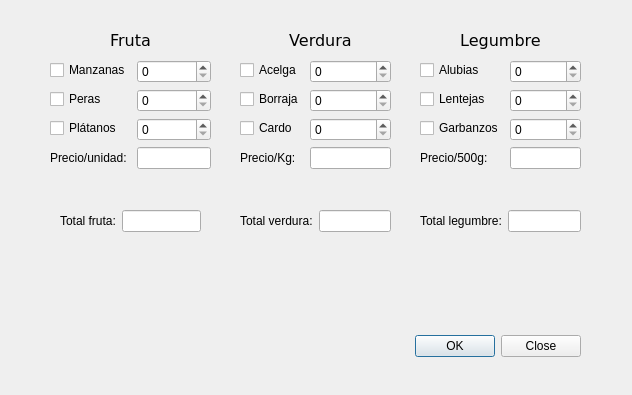
<?xml version="1.0" encoding="UTF-8"?>
<ui version="4.0">
 <class>Dialog</class>
 <widget class="QDialog" name="Dialog">
  <property name="geometry">
   <rect>
    <x>0</x>
    <y>0</y>
    <width>632</width>
    <height>395</height>
   </rect>
  </property>
  <property name="windowTitle">
   <string>Dialog</string>
  </property>
  <widget class="QDialogButtonBox" name="buttonBox">
   <property name="geometry">
    <rect>
     <x>240</x>
     <y>330</y>
     <width>341</width>
     <height>32</height>
    </rect>
   </property>
   <property name="orientation">
    <enum>Qt::Horizontal</enum>
   </property>
   <property name="standardButtons">
    <set>QDialogButtonBox::Close|QDialogButtonBox::Ok</set>
   </property>
  </widget>
  <widget class="QWidget" name="formLayoutWidget">
   <property name="geometry">
    <rect>
     <x>50</x>
     <y>60</y>
     <width>161</width>
     <height>111</height>
    </rect>
   </property>
   <layout class="QFormLayout" name="formLayout">
    <property name="fieldGrowthPolicy">
     <enum>QFormLayout::AllNonFixedFieldsGrow</enum>
    </property>
    <item row="0" column="0">
     <widget class="QCheckBox" name="op_ma">
      <property name="text">
       <string>Manzanas</string>
      </property>
     </widget>
    </item>
    <item row="0" column="1">
     <widget class="QSpinBox" name="cant_ma">
      <property name="wrapping">
       <bool>false</bool>
      </property>
      <property name="keyboardTracking">
       <bool>true</bool>
      </property>
     </widget>
    </item>
    <item row="1" column="0">
     <widget class="QCheckBox" name="op_pe">
      <property name="text">
       <string>Peras</string>
      </property>
     </widget>
    </item>
    <item row="1" column="1">
     <widget class="QSpinBox" name="cant_pe"/>
    </item>
    <item row="2" column="0">
     <widget class="QCheckBox" name="op_pl">
      <property name="text">
       <string>Plátanos</string>
      </property>
     </widget>
    </item>
    <item row="2" column="1">
     <widget class="QSpinBox" name="cant_pl"/>
    </item>
    <item row="3" column="1">
     <widget class="QLineEdit" name="precio_fruta">
      <property name="readOnly">
       <bool>true</bool>
      </property>
     </widget>
    </item>
    <item row="3" column="0">
     <widget class="QLabel" name="label_4">
      <property name="text">
       <string>Precio/unidad:</string>
      </property>
     </widget>
    </item>
   </layout>
  </widget>
  <widget class="QWidget" name="formLayoutWidget_2">
   <property name="geometry">
    <rect>
     <x>240</x>
     <y>60</y>
     <width>151</width>
     <height>111</height>
    </rect>
   </property>
   <layout class="QFormLayout" name="formLayout_2">
    <property name="fieldGrowthPolicy">
     <enum>QFormLayout::AllNonFixedFieldsGrow</enum>
    </property>
    <item row="0" column="0">
     <widget class="QCheckBox" name="op_ac">
      <property name="text">
       <string>Acelga</string>
      </property>
     </widget>
    </item>
    <item row="0" column="1">
     <widget class="QSpinBox" name="cant_ac"/>
    </item>
    <item row="1" column="0">
     <widget class="QCheckBox" name="op_bo">
      <property name="text">
       <string>Borraja</string>
      </property>
     </widget>
    </item>
    <item row="1" column="1">
     <widget class="QSpinBox" name="cant_bo"/>
    </item>
    <item row="2" column="0">
     <widget class="QCheckBox" name="op_ca">
      <property name="text">
       <string>Cardo</string>
      </property>
     </widget>
    </item>
    <item row="2" column="1">
     <widget class="QSpinBox" name="cant_ca"/>
    </item>
    <item row="3" column="0">
     <widget class="QLabel" name="label_5">
      <property name="text">
       <string>Precio/Kg:</string>
      </property>
     </widget>
    </item>
    <item row="3" column="1">
     <widget class="QLineEdit" name="precio_verdura">
      <property name="readOnly">
       <bool>true</bool>
      </property>
     </widget>
    </item>
   </layout>
  </widget>
  <widget class="QWidget" name="formLayoutWidget_3">
   <property name="geometry">
    <rect>
     <x>420</x>
     <y>60</y>
     <width>161</width>
     <height>111</height>
    </rect>
   </property>
   <layout class="QFormLayout" name="formLayout_3">
    <property name="fieldGrowthPolicy">
     <enum>QFormLayout::AllNonFixedFieldsGrow</enum>
    </property>
    <item row="0" column="0">
     <widget class="QCheckBox" name="op_al">
      <property name="text">
       <string>Alubias</string>
      </property>
     </widget>
    </item>
    <item row="0" column="1">
     <widget class="QSpinBox" name="cant_al"/>
    </item>
    <item row="1" column="0">
     <widget class="QCheckBox" name="op_le">
      <property name="text">
       <string>Lentejas</string>
      </property>
     </widget>
    </item>
    <item row="1" column="1">
     <widget class="QSpinBox" name="cant_le"/>
    </item>
    <item row="2" column="0">
     <widget class="QCheckBox" name="op_ga">
      <property name="text">
       <string>Garbanzos</string>
      </property>
     </widget>
    </item>
    <item row="2" column="1">
     <widget class="QSpinBox" name="cant_ga"/>
    </item>
    <item row="3" column="0">
     <widget class="QLabel" name="label_6">
      <property name="text">
       <string>Precio/500g:</string>
      </property>
     </widget>
    </item>
    <item row="3" column="1">
     <widget class="QLineEdit" name="precio_legumbre">
      <property name="readOnly">
       <bool>true</bool>
      </property>
     </widget>
    </item>
   </layout>
  </widget>
  <widget class="QLabel" name="label">
   <property name="geometry">
    <rect>
     <x>50</x>
     <y>20</y>
     <width>161</width>
     <height>41</height>
    </rect>
   </property>
   <property name="font">
    <font>
     <family>Verdana</family>
     <pointsize>12</pointsize>
    </font>
   </property>
   <property name="text">
    <string>Fruta</string>
   </property>
   <property name="alignment">
    <set>Qt::AlignCenter</set>
   </property>
  </widget>
  <widget class="QLabel" name="label_2">
   <property name="geometry">
    <rect>
     <x>240</x>
     <y>20</y>
     <width>161</width>
     <height>41</height>
    </rect>
   </property>
   <property name="font">
    <font>
     <family>Verdana</family>
     <pointsize>12</pointsize>
    </font>
   </property>
   <property name="text">
    <string>Verdura</string>
   </property>
   <property name="alignment">
    <set>Qt::AlignCenter</set>
   </property>
  </widget>
  <widget class="QLabel" name="label_3">
   <property name="geometry">
    <rect>
     <x>420</x>
     <y>20</y>
     <width>161</width>
     <height>41</height>
    </rect>
   </property>
   <property name="font">
    <font>
     <family>Verdana</family>
     <pointsize>12</pointsize>
    </font>
   </property>
   <property name="text">
    <string>Legumbre</string>
   </property>
   <property name="alignment">
    <set>Qt::AlignCenter</set>
   </property>
  </widget>
  <widget class="QLabel" name="salida">
   <property name="geometry">
    <rect>
     <x>50</x>
     <y>270</y>
     <width>531</width>
     <height>31</height>
    </rect>
   </property>
   <property name="text">
    <string/>
   </property>
   <property name="alignment">
    <set>Qt::AlignCenter</set>
   </property>
  </widget>
  <widget class="QWidget" name="formLayoutWidget_4">
   <property name="geometry">
    <rect>
     <x>60</x>
     <y>210</y>
     <width>141</width>
     <height>41</height>
    </rect>
   </property>
   <layout class="QFormLayout" name="formLayout_5">
    <item row="0" column="0">
     <widget class="QLabel" name="label_8">
      <property name="text">
       <string>Total fruta:</string>
      </property>
     </widget>
    </item>
    <item row="0" column="1">
     <widget class="QLineEdit" name="total_fruta"/>
    </item>
   </layout>
  </widget>
  <widget class="QWidget" name="formLayoutWidget_5">
   <property name="geometry">
    <rect>
     <x>240</x>
     <y>210</y>
     <width>151</width>
     <height>41</height>
    </rect>
   </property>
   <layout class="QFormLayout" name="formLayout_6">
    <property name="fieldGrowthPolicy">
     <enum>QFormLayout::AllNonFixedFieldsGrow</enum>
    </property>
    <item row="0" column="1">
     <widget class="QLineEdit" name="total_verdura"/>
    </item>
    <item row="0" column="0">
     <widget class="QLabel" name="label_9">
      <property name="text">
       <string>Total verdura:</string>
      </property>
     </widget>
    </item>
   </layout>
  </widget>
  <widget class="QWidget" name="formLayoutWidget_6">
   <property name="geometry">
    <rect>
     <x>420</x>
     <y>210</y>
     <width>161</width>
     <height>41</height>
    </rect>
   </property>
   <layout class="QFormLayout" name="formLayout_7">
    <item row="0" column="0">
     <widget class="QLabel" name="label_10">
      <property name="text">
       <string>Total legumbre:</string>
      </property>
     </widget>
    </item>
    <item row="0" column="1">
     <widget class="QLineEdit" name="total_legumbre"/>
    </item>
   </layout>
  </widget>
 </widget>
 <resources/>
 <connections>
  <connection>
   <sender>buttonBox</sender>
   <signal>rejected()</signal>
   <receiver>Dialog</receiver>
   <slot>reject()</slot>
   <hints>
    <hint type="sourcelabel">
     <x>526</x>
     <y>320</y>
    </hint>
    <hint type="destinationlabel">
     <x>286</x>
     <y>274</y>
    </hint>
   </hints>
  </connection>
  <connection>
   <sender>buttonBox</sender>
   <signal>accepted()</signal>
   <receiver>Dialog</receiver>
   <slot>accept()</slot>
   <hints>
    <hint type="sourcelabel">
     <x>458</x>
     <y>314</y>
    </hint>
    <hint type="destinationlabel">
     <x>157</x>
     <y>274</y>
    </hint>
   </hints>
  </connection>
 </connections>
</ui>
